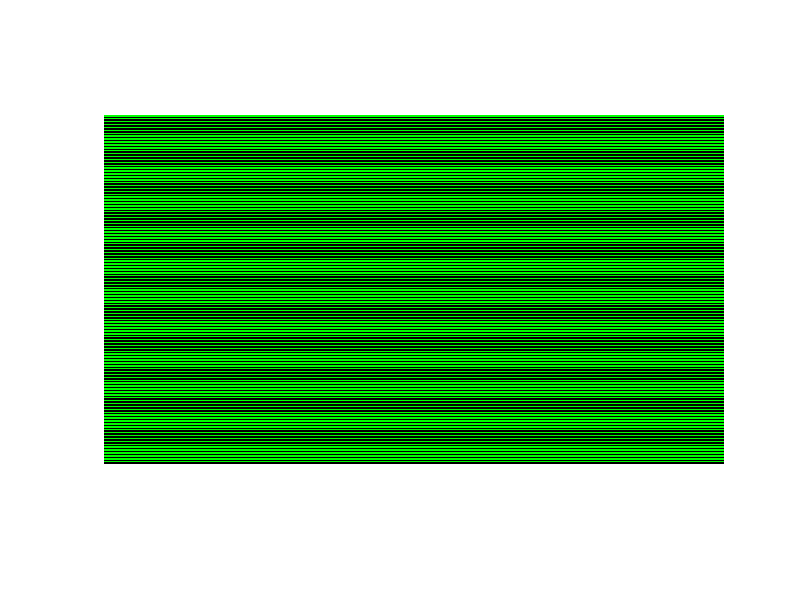

MATLAB code to generate this figure: (Note: this script raises an error after producing the figure.)
%%

%filename='testAnimated.gif';

orientation="H";

%%
xsize=1280;
ysize=720;
image=zeros(ysize,xsize);
%%
period=6.0;
dutycycle=0.5;
cutoff=period*(1-dutycycle);
nImages=1;
colorvect=[0,255,0];
%%
   h= figure;

   
for idx=1:nImages
    image=zeros(ysize,xsize);
    k=idx-1;
    for i=1:1:ysize  
     k=k+1;
         if k<=cutoff
          image(i,:,1:3)=ones(xsize,1).*colorvect;
         end

         if k==period
             k=0;
         end

    end

imshow(image)
frame=getframe(h);
im{idx}=frame2im(frame);
end

imwrite(image,'TestImages/6pxH.png');


%%
%%
% for idx = 1:nImages
%     [A,map] = rgb2ind(im{idx},256);
%     if idx == 1
%         imwrite(A,map,filename,'gif','LoopCount',Inf,'DelayTime',0.1);
%     else
%         imwrite(A,map,filename,'gif','WriteMode','append','DelayTime',0.1);
%     end
% end
